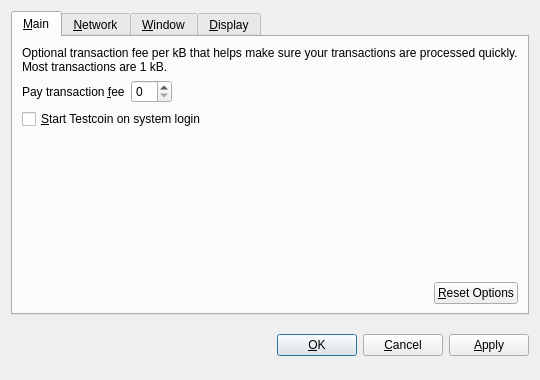
<?xml version="1.0" encoding="UTF-8"?>
<ui version="4.0">
 <class>OptionsDialog</class>
 <widget class="QDialog" name="OptionsDialog">
  <property name="geometry">
   <rect>
    <x>0</x>
    <y>0</y>
    <width>540</width>
    <height>380</height>
   </rect>
  </property>
  <property name="windowTitle">
   <string>Options</string>
  </property>
  <property name="modal">
   <bool>true</bool>
  </property>
  <layout class="QVBoxLayout" name="verticalLayout">
   <item>
    <widget class="QTabWidget" name="tabWidget">
     <property name="tabPosition">
      <enum>QTabWidget::North</enum>
     </property>
     <property name="currentIndex">
      <number>0</number>
     </property>
     <widget class="QWidget" name="tabMain">
      <attribute name="title">
       <string>&amp;Main</string>
      </attribute>
      <layout class="QVBoxLayout" name="verticalLayout_Main">
       <item>
        <widget class="QLabel" name="transactionFeeInfoLabel">
         <property name="text">
          <string>Optional transaction fee per kB that helps make sure your transactions are processed quickly. Most transactions are 1 kB.</string>
         </property>
         <property name="textFormat">
          <enum>Qt::PlainText</enum>
         </property>
         <property name="wordWrap">
          <bool>true</bool>
         </property>
        </widget>
       </item>
       <item>
        <layout class="QHBoxLayout" name="horizontalLayout_1_Main">
         <item>
          <widget class="QLabel" name="transactionFeeLabel">
           <property name="text">
            <string>Pay transaction &amp;fee</string>
           </property>
           <property name="textFormat">
            <enum>Qt::PlainText</enum>
           </property>
           <property name="buddy">
            <cstring>transactionFee</cstring>
           </property>
          </widget>
         </item>
         <item>
          <widget class="BitcoinAmountField" name="transactionFee"/>
         </item>
         <item>
          <spacer name="horizontalSpacer_1_Main">
           <property name="orientation">
            <enum>Qt::Horizontal</enum>
           </property>
           <property name="sizeHint" stdset="0">
            <size>
             <width>40</width>
             <height>20</height>
            </size>
           </property>
          </spacer>
         </item>
        </layout>
       </item>
       <item>
        <widget class="QCheckBox" name="bitcoinAtStartup">
         <property name="toolTip">
          <string>Automatically start Testcoin after logging in to the system.</string>
         </property>
         <property name="text">
          <string>&amp;Start Testcoin on system login</string>
         </property>
        </widget>
       </item>
       <item>
        <spacer name="verticalSpacer_Main">
         <property name="orientation">
          <enum>Qt::Vertical</enum>
         </property>
         <property name="sizeHint" stdset="0">
          <size>
           <width>20</width>
           <height>40</height>
          </size>
         </property>
        </spacer>
       </item>
       <item>
        <layout class="QHBoxLayout" name="horizontalLayout_2_Main">
         <item>
          <spacer name="horizontalSpacer_2_Main">
           <property name="orientation">
            <enum>Qt::Horizontal</enum>
           </property>
           <property name="sizeHint" stdset="0">
            <size>
             <width>40</width>
             <height>20</height>
            </size>
           </property>
          </spacer>
         </item>
         <item>
          <widget class="QPushButton" name="resetButton">
           <property name="toolTip">
            <string>Reset all client options to default.</string>
           </property>
           <property name="text">
            <string>&amp;Reset Options</string>
           </property>
           <property name="autoDefault">
            <bool>false</bool>
           </property>
          </widget>
         </item>
        </layout>
       </item>
      </layout>
     </widget>
     <widget class="QWidget" name="tabNetwork">
      <attribute name="title">
       <string>&amp;Network</string>
      </attribute>
      <layout class="QVBoxLayout" name="verticalLayout_Network">
       <item>
        <widget class="QCheckBox" name="mapPortUpnp">
         <property name="toolTip">
          <string>Automatically open the Testcoin client port on the router. This only works when your router supports UPnP and it is enabled.</string>
         </property>
         <property name="text">
          <string>Map port using &amp;UPnP</string>
         </property>
        </widget>
       </item>
       <item>
        <widget class="QCheckBox" name="connectSocks">
         <property name="toolTip">
          <string>Connect to the Testcoin network through a SOCKS proxy (e.g. when connecting through Tor).</string>
         </property>
         <property name="text">
          <string>&amp;Connect through SOCKS proxy:</string>
         </property>
        </widget>
       </item>
       <item>
        <layout class="QHBoxLayout" name="horizontalLayout_Network">
         <item>
          <widget class="QLabel" name="proxyIpLabel">
           <property name="text">
            <string>Proxy &amp;IP:</string>
           </property>
           <property name="textFormat">
            <enum>Qt::PlainText</enum>
           </property>
           <property name="buddy">
            <cstring>proxyIp</cstring>
           </property>
          </widget>
         </item>
         <item>
          <widget class="QValidatedLineEdit" name="proxyIp">
           <property name="maximumSize">
            <size>
             <width>140</width>
             <height>16777215</height>
            </size>
           </property>
           <property name="toolTip">
            <string>IP address of the proxy (e.g. 127.0.0.1)</string>
           </property>
          </widget>
         </item>
         <item>
          <widget class="QLabel" name="proxyPortLabel">
           <property name="text">
            <string>&amp;Port:</string>
           </property>
           <property name="textFormat">
            <enum>Qt::PlainText</enum>
           </property>
           <property name="buddy">
            <cstring>proxyPort</cstring>
           </property>
          </widget>
         </item>
         <item>
          <widget class="QLineEdit" name="proxyPort">
           <property name="maximumSize">
            <size>
             <width>55</width>
             <height>16777215</height>
            </size>
           </property>
           <property name="toolTip">
            <string>Port of the proxy (e.g. 9050)</string>
           </property>
          </widget>
         </item>
         <item>
          <widget class="QLabel" name="socksVersionLabel">
           <property name="text">
            <string>SOCKS &amp;Version:</string>
           </property>
           <property name="textFormat">
            <enum>Qt::PlainText</enum>
           </property>
           <property name="buddy">
            <cstring>socksVersion</cstring>
           </property>
          </widget>
         </item>
         <item>
          <widget class="QValueComboBox" name="socksVersion">
           <property name="toolTip">
            <string>SOCKS version of the proxy (e.g. 5)</string>
           </property>
          </widget>
         </item>
         <item>
          <spacer name="horizontalSpacer_Network">
           <property name="orientation">
            <enum>Qt::Horizontal</enum>
           </property>
           <property name="sizeHint" stdset="0">
            <size>
             <width>40</width>
             <height>20</height>
            </size>
           </property>
          </spacer>
         </item>
        </layout>
       </item>
       <item>
        <spacer name="verticalSpacer_Network">
         <property name="orientation">
          <enum>Qt::Vertical</enum>
         </property>
         <property name="sizeHint" stdset="0">
          <size>
           <width>20</width>
           <height>40</height>
          </size>
         </property>
        </spacer>
       </item>
      </layout>
     </widget>
     <widget class="QWidget" name="tabWindow">
      <attribute name="title">
       <string>&amp;Window</string>
      </attribute>
      <layout class="QVBoxLayout" name="verticalLayout_Window">
       <item>
        <widget class="QCheckBox" name="minimizeToTray">
         <property name="toolTip">
          <string>Show only a tray icon after minimizing the window.</string>
         </property>
         <property name="text">
          <string>&amp;Minimize to the tray instead of the taskbar</string>
         </property>
        </widget>
       </item>
       <item>
        <widget class="QCheckBox" name="minimizeOnClose">
         <property name="toolTip">
          <string>Minimize instead of exit the application when the window is closed. When this option is enabled, the application will be closed only after selecting Quit in the menu.</string>
         </property>
         <property name="text">
          <string>M&amp;inimize on close</string>
         </property>
        </widget>
       </item>
       <item>
        <spacer name="verticalSpacer_Window">
         <property name="orientation">
          <enum>Qt::Vertical</enum>
         </property>
         <property name="sizeHint" stdset="0">
          <size>
           <width>20</width>
           <height>40</height>
          </size>
         </property>
        </spacer>
       </item>
      </layout>
     </widget>
     <widget class="QWidget" name="tabDisplay">
      <attribute name="title">
       <string>&amp;Display</string>
      </attribute>
      <layout class="QVBoxLayout" name="verticalLayout_Display">
       <item>
        <layout class="QHBoxLayout" name="horizontalLayout_1_Display">
         <item>
          <widget class="QLabel" name="langLabel">
           <property name="text">
            <string>User Interface &amp;language:</string>
           </property>
           <property name="textFormat">
            <enum>Qt::PlainText</enum>
           </property>
           <property name="buddy">
            <cstring>lang</cstring>
           </property>
          </widget>
         </item>
         <item>
          <widget class="QValueComboBox" name="lang">
           <property name="toolTip">
            <string>The user interface language can be set here. This setting will take effect after restarting Testcoin.</string>
           </property>
          </widget>
         </item>
        </layout>
       </item>
       <item>
        <layout class="QHBoxLayout" name="horizontalLayout_2_Display">
         <item>
          <widget class="QLabel" name="unitLabel">
           <property name="text">
            <string>&amp;Unit to show amounts in:</string>
           </property>
           <property name="textFormat">
            <enum>Qt::PlainText</enum>
           </property>
           <property name="buddy">
            <cstring>unit</cstring>
           </property>
          </widget>
         </item>
         <item>
          <widget class="QValueComboBox" name="unit">
           <property name="toolTip">
            <string>Choose the default subdivision unit to show in the interface and when sending coins.</string>
           </property>
          </widget>
         </item>
        </layout>
       </item>
       <item>
        <widget class="QCheckBox" name="displayAddresses">
         <property name="toolTip">
          <string>Whether to show Testcoin addresses in the transaction list or not.</string>
         </property>
         <property name="text">
          <string>&amp;Display addresses in transaction list</string>
         </property>
        </widget>
       </item>
       <item>
        <widget class="QCheckBox" name="coinControlFeatures">
         <property name="toolTip">
          <string>Whether to show coin control features or not.</string>
         </property>
         <property name="text">
          <string>Display coin &amp;control features (experts only!)</string>
         </property>
        </widget>
       </item>
       <item>
        <spacer name="verticalSpacer_Display">
         <property name="orientation">
          <enum>Qt::Vertical</enum>
         </property>
         <property name="sizeHint" stdset="0">
          <size>
           <width>20</width>
           <height>40</height>
          </size>
         </property>
        </spacer>
       </item>
      </layout>
     </widget>
    </widget>
   </item>
   <item>
    <layout class="QHBoxLayout" name="horizontalLayout_Buttons">
     <item>
      <spacer name="horizontalSpacer_1">
       <property name="orientation">
        <enum>Qt::Horizontal</enum>
       </property>
       <property name="sizeHint" stdset="0">
        <size>
         <width>40</width>
         <height>48</height>
        </size>
       </property>
      </spacer>
     </item>
     <item>
      <widget class="QLabel" name="statusLabel">
       <property name="font">
        <font>
         <weight>75</weight>
         <bold>true</bold>
        </font>
       </property>
       <property name="text">
        <string/>
       </property>
       <property name="textFormat">
        <enum>Qt::PlainText</enum>
       </property>
       <property name="wordWrap">
        <bool>true</bool>
       </property>
      </widget>
     </item>
     <item>
      <spacer name="horizontalSpacer_2">
       <property name="orientation">
        <enum>Qt::Horizontal</enum>
       </property>
       <property name="sizeHint" stdset="0">
        <size>
         <width>40</width>
         <height>48</height>
        </size>
       </property>
      </spacer>
     </item>
     <item>
      <widget class="QPushButton" name="okButton">
       <property name="text">
        <string>&amp;OK</string>
       </property>
      </widget>
     </item>
     <item>
      <widget class="QPushButton" name="cancelButton">
       <property name="text">
        <string>&amp;Cancel</string>
       </property>
       <property name="autoDefault">
        <bool>false</bool>
       </property>
      </widget>
     </item>
     <item>
      <widget class="QPushButton" name="applyButton">
       <property name="text">
        <string>&amp;Apply</string>
       </property>
       <property name="autoDefault">
        <bool>false</bool>
       </property>
      </widget>
     </item>
    </layout>
   </item>
  </layout>
 </widget>
 <customwidgets>
  <customwidget>
   <class>BitcoinAmountField</class>
   <extends>QSpinBox</extends>
   <header>bitcoinamountfield.h</header>
  </customwidget>
  <customwidget>
   <class>QValueComboBox</class>
   <extends>QComboBox</extends>
   <header>qvaluecombobox.h</header>
  </customwidget>
  <customwidget>
   <class>QValidatedLineEdit</class>
   <extends>QLineEdit</extends>
   <header>qvalidatedlineedit.h</header>
  </customwidget>
 </customwidgets>
 <resources/>
 <connections/>
</ui>
